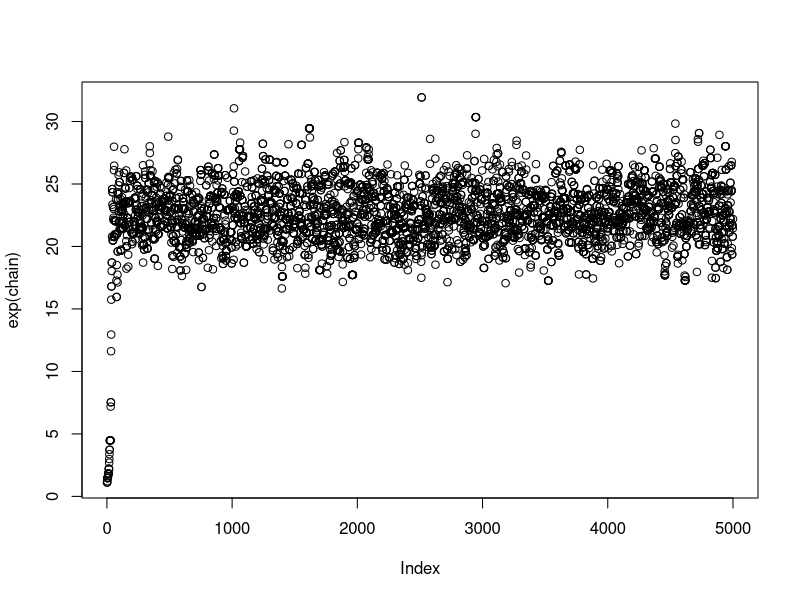
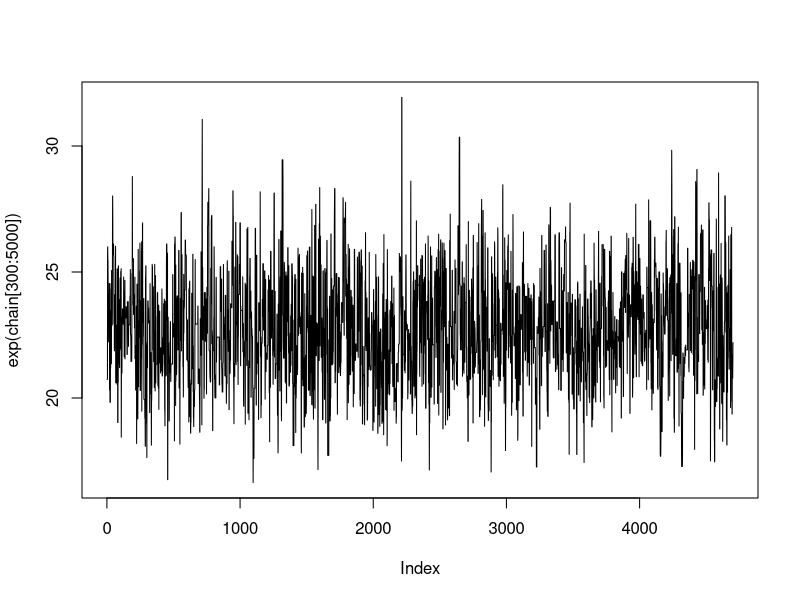
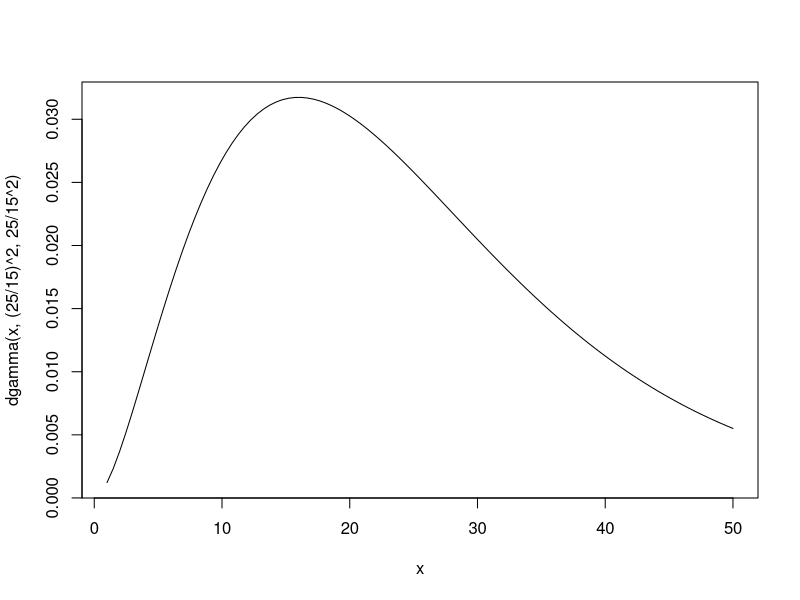
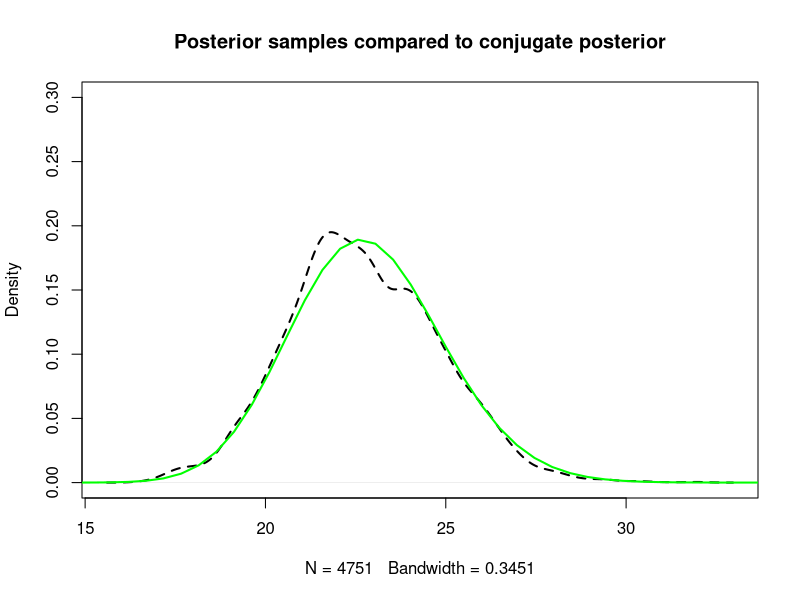
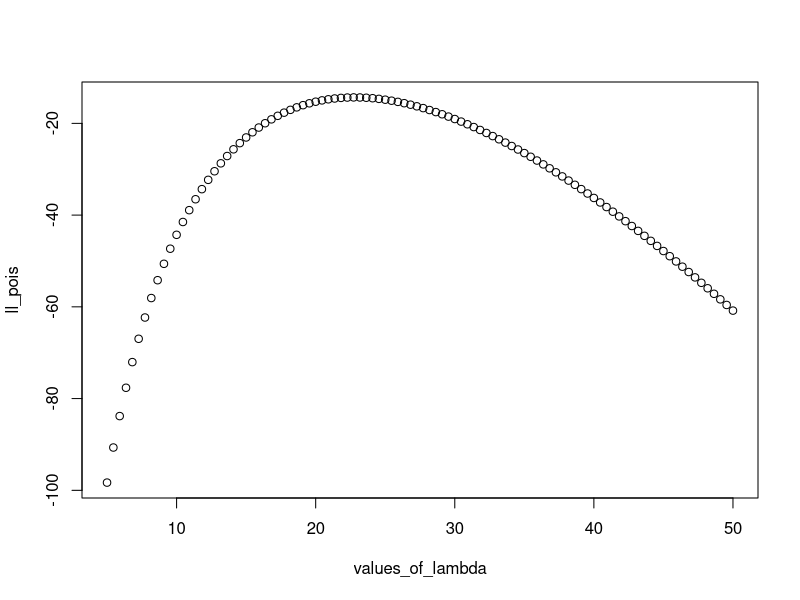
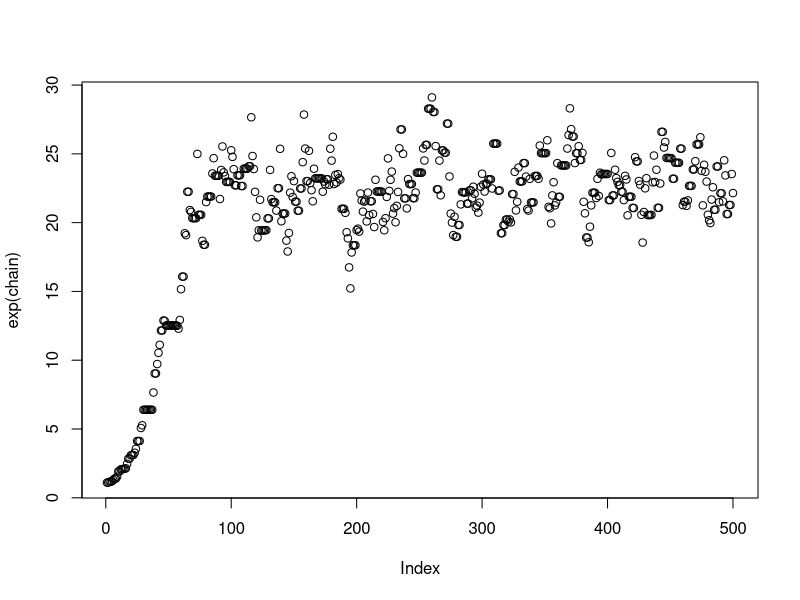

Write the R code that produced these figures, in order.
## ---- chunk 1
knitr::opts_chunk$set(echo = TRUE)
## ---- chunk 2
# Helper function to create log likelihoods
make_likelihood <- function(f = dpois){
  force(f)
  function(data, ...) sum(f(data, ..., log = TRUE))
}

## define likelihoods for our problem
poisson_loglike <- make_likelihood(f = dpois)

normal_loglike <- make_likelihood(f = dnorm)

## function to use these to calculate the value of the numerator in Bayes Formula
numerator <- function(v, data = xs)  {
  poisson_loglike(data, lambda = exp(v)) + normal_loglike(v, mean = 1, sd = 2)
}

# proposal function to make new parameter values.
propose_new <- function(x, sig_tune) rnorm(1, mean = x, sd = sig_tune)

# start value
metropolis <- function(dataset,
                       n_samples,
                       tune_parameter,
                       start_value, 
                       numerator_function = numerator){
  chain <- numeric(n_samples)
  chain[1] <- 0.1
  
  for (i in 2:length(chain)){
    
    start <- chain[i-1]
    
    new <- propose_new(start, sig_tune = tune_parameter)
    
    r <- exp(numerator_function(new, data = dataset) - 
               numerator_function(start, data = dataset))
    
    p_accept <- min(1, r)
    
    chain[i] <- ifelse(runif(1) < p_accept, new, start)
  }
  return(chain)
}
## ---- chunk 3
set.seed(1859)
xs <- rpois(5, 27)

chain <- metropolis(dataset = xs, n_samples = 5000, tune_parameter = 0.2, start_value = 0)

plot(exp(chain))
## ---- chunk 4

set.seed(1859)
xs <- rpois(5, 27)

plot(exp(chain[300:5000]), type = "l")
## ---- chunk 5
curve(dgamma(x, (25/15)^2, 25/15^2), xlim = c(1, 50))
## ---- chunk 6
# plot of the prior

# plot of chain samples
plot(density(exp(chain[250:5000])), ylim = c(0,.3), lty = 2, lwd = 2,
     main = "Posterior samples compared to conjugate posterior")

# plot of prior
curve(dgamma(x, (25/15)^2 + sum(xs),
             25/15^2 + length(xs)),
      xlim = c(1, 50),
      add = TRUE, lwd = 2, col = "green")

## ---- chunk 7

# Helper function to create likelihoods
make_likelihood <- function(f = dpois){
  force(f)
  function(data, ...) sum(f(data, ..., log = TRUE))
}
## ---- chunk 8
poisson_loglike <- make_likelihood(dpois)
## ---- chunk 9
poisson_loglike(xs, lambda = 5)
poisson_loglike(xs, lambda = 6)
poisson_loglike(xs, lambda = 9)
poisson_loglike(xs, lambda = 30)
## ---- chunk 10
values_of_lambda <- seq(5,50, length.out = 100)

ll_pois <- sapply(values_of_lambda, function(x) poisson_loglike(data = xs, lambda = x))

plot(values_of_lambda, ll_pois)
## ---- chunk 11
normal_loglike <- make_likelihood(f = dnorm)

normal_loglike(5, mean = 10, sd = 2)
## ---- chunk 12
normal_loglike(5, mean = 10, sd = 2)
dnorm(5, mean = 10, sd = 2, log = TRUE)
## ---- chunk 13
## function to use these to calculate the value of the numerator in Bayes Formula
numerator <- function(v, data = xs)  {
  poisson_loglike(data, lambda = exp(v)) + normal_loglike(v, mean = 1, sd = 2)
}
## ---- chunk 14
propose_new <- function(x, sig_tune) rnorm(1, mean = x, sd = sig_tune)
## ---- chunk 15
propose_new(10, sig_tune = 2)
propose_new(10, sig_tune = 2)
propose_new(10, sig_tune = 2)
propose_new(10, sig_tune = 2)
## ---- chunk 16
chain <- numeric(500)


chain[1] <- 0.1

for (i in 2:length(chain)){

  start <- chain[i-1]

  new <- propose_new(start, 0.1)

  r <- exp(numerator(new) - numerator(start))

  p_accept <- min(1, r)

  chain[i] <- ifelse(runif(1) < p_accept, new, start)
}

plot(exp(chain))

